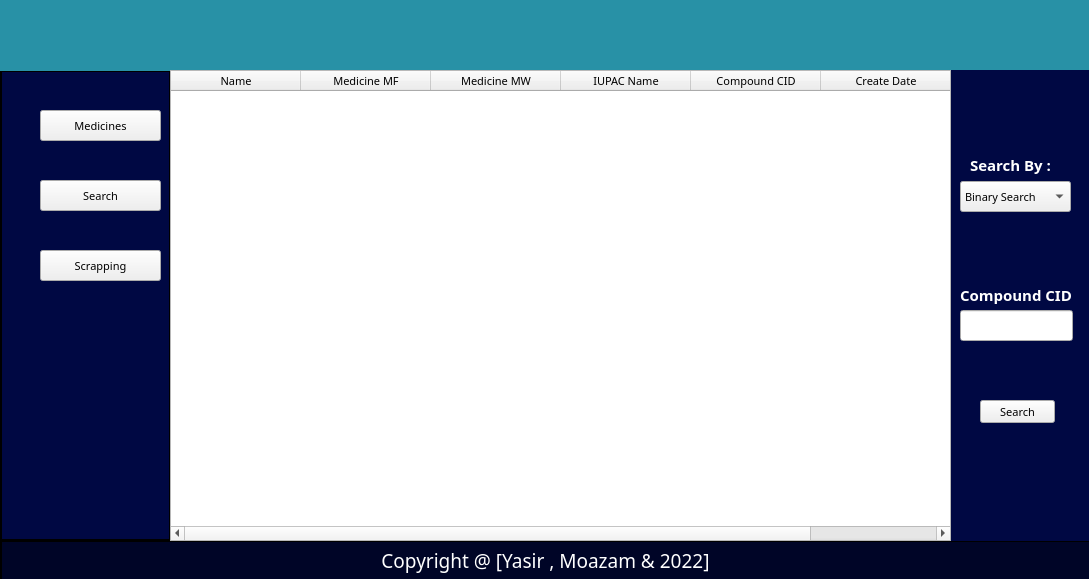
<?xml version="1.0" encoding="UTF-8"?>
<ui version="4.0">
 <class>MainWindow</class>
 <widget class="QMainWindow" name="MainWindow">
  <property name="geometry">
   <rect>
    <x>0</x>
    <y>0</y>
    <width>1089</width>
    <height>579</height>
   </rect>
  </property>
  <property name="maximumSize">
   <size>
    <width>1089</width>
    <height>579</height>
   </size>
  </property>
  <property name="font">
   <font>
    <family>SimSun-ExtB</family>
    <pointsize>8</pointsize>
   </font>
  </property>
  <property name="windowTitle">
   <string>MainWindow</string>
  </property>
  <property name="tabShape">
   <enum>QTabWidget::Triangular</enum>
  </property>
  <widget class="QWidget" name="centralwidget">
   <property name="styleSheet">
    <string notr="true">#centralwidget
{backgroound colour:#1b1b27}</string>
   </property>
   <widget class="QLabel" name="label">
    <property name="geometry">
     <rect>
      <x>0</x>
      <y>540</y>
      <width>1091</width>
      <height>41</height>
     </rect>
    </property>
    <property name="font">
     <font>
      <family>MV Boli</family>
      <pointsize>14</pointsize>
     </font>
    </property>
    <property name="layoutDirection">
     <enum>Qt::LeftToRight</enum>
    </property>
    <property name="styleSheet">
     <string notr="true">background-color: rgb(40, 43, 122);
background-color: rgb(0, 5, 39);</string>
    </property>
    <property name="frameShape">
     <enum>QFrame::WinPanel</enum>
    </property>
    <property name="text">
     <string>&lt;html&gt;&lt;head/&gt;&lt;body&gt;&lt;p&gt;&lt;span style=&quot; color:#ffffff;&quot;&gt;Copyright @ [Yasir , Moazam &amp;amp; 2022]&lt;/span&gt;&lt;/p&gt;&lt;/body&gt;&lt;/html&gt;</string>
    </property>
    <property name="textFormat">
     <enum>Qt::RichText</enum>
    </property>
    <property name="alignment">
     <set>Qt::AlignCenter</set>
    </property>
    <property name="wordWrap">
     <bool>false</bool>
    </property>
    <property name="indent">
     <number>-1</number>
    </property>
   </widget>
   <widget class="QLabel" name="Menu_Label">
    <property name="geometry">
     <rect>
      <x>0</x>
      <y>70</y>
      <width>171</width>
      <height>471</height>
     </rect>
    </property>
    <property name="styleSheet">
     <string notr="true">background-color:  rgb(0, 8, 67);</string>
    </property>
    <property name="frameShape">
     <enum>QFrame::WinPanel</enum>
    </property>
    <property name="text">
     <string/>
    </property>
   </widget>
   <widget class="QLabel" name="Header_Label">
    <property name="geometry">
     <rect>
      <x>0</x>
      <y>0</y>
      <width>1091</width>
      <height>71</height>
     </rect>
    </property>
    <property name="font">
     <font>
      <family>Rage Italic</family>
      <pointsize>24</pointsize>
      <weight>50</weight>
      <bold>false</bold>
      <underline>true</underline>
     </font>
    </property>
    <property name="styleSheet">
     <string notr="true">background-color: rgb(0, 8, 66);
background-color: rgb(92, 255, 228);
background-color: rgb(40, 145, 166);</string>
    </property>
    <property name="text">
     <string/>
    </property>
    <property name="textFormat">
     <enum>Qt::RichText</enum>
    </property>
    <property name="pixmap">
     <pixmap resource="Resources.qrc">:/Logo/header.jpg</pixmap>
    </property>
    <property name="scaledContents">
     <bool>true</bool>
    </property>
    <property name="alignment">
     <set>Qt::AlignCenter</set>
    </property>
   </widget>
   <widget class="QLabel" name="Sort_Label">
    <property name="geometry">
     <rect>
      <x>950</x>
      <y>70</y>
      <width>141</width>
      <height>471</height>
     </rect>
    </property>
    <property name="styleSheet">
     <string notr="true">background-color: rgb(0, 8, 67);</string>
    </property>
    <property name="text">
     <string/>
    </property>
   </widget>
   <widget class="QLabel" name="label_5">
    <property name="geometry">
     <rect>
      <x>960</x>
      <y>280</y>
      <width>131</width>
      <height>31</height>
     </rect>
    </property>
    <property name="font">
     <font>
      <family>Segoe Print</family>
      <pointsize>11</pointsize>
      <weight>75</weight>
      <bold>true</bold>
     </font>
    </property>
    <property name="text">
     <string>&lt;html&gt;&lt;head/&gt;&lt;body&gt;&lt;p&gt;&lt;span style=&quot; color:#ffffff;&quot;&gt;Compound CID&lt;/span&gt;&lt;/p&gt;&lt;/body&gt;&lt;/html&gt;</string>
    </property>
    <property name="textFormat">
     <enum>Qt::RichText</enum>
    </property>
   </widget>
   <widget class="QPushButton" name="Sort">
    <property name="geometry">
     <rect>
      <x>980</x>
      <y>400</y>
      <width>75</width>
      <height>23</height>
     </rect>
    </property>
    <property name="text">
     <string>Search</string>
    </property>
    <property name="icon">
     <iconset resource="Resources.qrc">
      <normaloff>:/Search/search-more.png</normaloff>:/Search/search-more.png</iconset>
    </property>
    <property name="checkable">
     <bool>false</bool>
    </property>
   </widget>
   <widget class="QLabel" name="Account_Label">
    <property name="geometry">
     <rect>
      <x>840</x>
      <y>0</y>
      <width>61</width>
      <height>61</height>
     </rect>
    </property>
    <property name="text">
     <string/>
    </property>
    <property name="pixmap">
     <pixmap resource="Resources.qrc">:/Account/account.png</pixmap>
    </property>
    <property name="scaledContents">
     <bool>true</bool>
    </property>
   </widget>
   <widget class="QLabel" name="label_2">
    <property name="geometry">
     <rect>
      <x>10</x>
      <y>10</y>
      <width>51</width>
      <height>51</height>
     </rect>
    </property>
    <property name="text">
     <string/>
    </property>
    <property name="pixmap">
     <pixmap resource="Resources.qrc">:/Menu/menu.png</pixmap>
    </property>
    <property name="scaledContents">
     <bool>true</bool>
    </property>
   </widget>
   <widget class="QPushButton" name="pushButton">
    <property name="geometry">
     <rect>
      <x>40</x>
      <y>110</y>
      <width>121</width>
      <height>31</height>
     </rect>
    </property>
    <property name="autoFillBackground">
     <bool>false</bool>
    </property>
    <property name="text">
     <string>Medicines</string>
    </property>
    <property name="icon">
     <iconset resource="Resources.qrc">
      <normaloff>:/Map/map.png</normaloff>:/Map/map.png</iconset>
    </property>
   </widget>
   <widget class="QPushButton" name="pushButton_2">
    <property name="geometry">
     <rect>
      <x>40</x>
      <y>180</y>
      <width>121</width>
      <height>31</height>
     </rect>
    </property>
    <property name="autoFillBackground">
     <bool>false</bool>
    </property>
    <property name="text">
     <string>Search</string>
    </property>
    <property name="icon">
     <iconset resource="Resources.qrc">
      <normaloff>:/Search/search-more.png</normaloff>:/Search/search-more.png</iconset>
    </property>
   </widget>
   <widget class="QLabel" name="label_7">
    <property name="geometry">
     <rect>
      <x>10</x>
      <y>180</y>
      <width>31</width>
      <height>31</height>
     </rect>
    </property>
    <property name="text">
     <string/>
    </property>
    <property name="pixmap">
     <pixmap resource="Resources.qrc">:/Arrow/arrow.png</pixmap>
    </property>
    <property name="scaledContents">
     <bool>true</bool>
    </property>
   </widget>
   <widget class="QPushButton" name="pushButton_3">
    <property name="geometry">
     <rect>
      <x>40</x>
      <y>250</y>
      <width>121</width>
      <height>31</height>
     </rect>
    </property>
    <property name="autoFillBackground">
     <bool>false</bool>
    </property>
    <property name="text">
     <string>Scrapping</string>
    </property>
    <property name="icon">
     <iconset resource="Resources.qrc">
      <normaloff>:/CRUD/CRUD.png</normaloff>:/CRUD/CRUD.png</iconset>
    </property>
   </widget>
   <widget class="QTableWidget" name="tableWidget">
    <property name="geometry">
     <rect>
      <x>170</x>
      <y>70</y>
      <width>781</width>
      <height>471</height>
     </rect>
    </property>
    <property name="minimumSize">
     <size>
      <width>781</width>
      <height>471</height>
     </size>
    </property>
    <property name="dragEnabled">
     <bool>true</bool>
    </property>
    <property name="alternatingRowColors">
     <bool>true</bool>
    </property>
    <property name="sortingEnabled">
     <bool>false</bool>
    </property>
    <property name="wordWrap">
     <bool>false</bool>
    </property>
    <attribute name="horizontalHeaderDefaultSectionSize">
     <number>130</number>
    </attribute>
    <column>
     <property name="text">
      <string>Name</string>
     </property>
    </column>
    <column>
     <property name="text">
      <string>Medicine MF</string>
     </property>
    </column>
    <column>
     <property name="text">
      <string>Medicine MW</string>
     </property>
    </column>
    <column>
     <property name="text">
      <string>IUPAC Name</string>
     </property>
    </column>
    <column>
     <property name="text">
      <string>Compound CID</string>
     </property>
    </column>
    <column>
     <property name="text">
      <string>Create Date</string>
     </property>
    </column>
   </widget>
   <widget class="QLineEdit" name="lineEdit">
    <property name="geometry">
     <rect>
      <x>960</x>
      <y>310</y>
      <width>113</width>
      <height>31</height>
     </rect>
    </property>
   </widget>
   <widget class="QLabel" name="label_6">
    <property name="geometry">
     <rect>
      <x>970</x>
      <y>150</y>
      <width>101</width>
      <height>31</height>
     </rect>
    </property>
    <property name="font">
     <font>
      <family>Segoe Print</family>
      <pointsize>11</pointsize>
      <weight>75</weight>
      <bold>true</bold>
     </font>
    </property>
    <property name="text">
     <string>&lt;html&gt;&lt;head/&gt;&lt;body&gt;&lt;p&gt;&lt;span style=&quot; color:#ffffff;&quot;&gt;Search By :&lt;/span&gt;&lt;/p&gt;&lt;/body&gt;&lt;/html&gt;</string>
    </property>
    <property name="textFormat">
     <enum>Qt::RichText</enum>
    </property>
   </widget>
   <widget class="QComboBox" name="comboBox">
    <property name="geometry">
     <rect>
      <x>960</x>
      <y>181</y>
      <width>111</width>
      <height>31</height>
     </rect>
    </property>
    <item>
     <property name="text">
      <string>Binary Search</string>
     </property>
    </item>
    <item>
     <property name="text">
      <string>Linear Search</string>
     </property>
    </item>
    <item>
     <property name="text">
      <string/>
     </property>
    </item>
   </widget>
   <zorder>label</zorder>
   <zorder>Menu_Label</zorder>
   <zorder>Header_Label</zorder>
   <zorder>Sort_Label</zorder>
   <zorder>label_5</zorder>
   <zorder>Sort</zorder>
   <zorder>Account_Label</zorder>
   <zorder>pushButton</zorder>
   <zorder>pushButton_2</zorder>
   <zorder>label_7</zorder>
   <zorder>label_2</zorder>
   <zorder>pushButton_3</zorder>
   <zorder>tableWidget</zorder>
   <zorder>lineEdit</zorder>
   <zorder>label_6</zorder>
   <zorder>comboBox</zorder>
  </widget>
 </widget>
 <resources>
  <include location="Resources.qrc"/>
 </resources>
 <connections/>
</ui>
